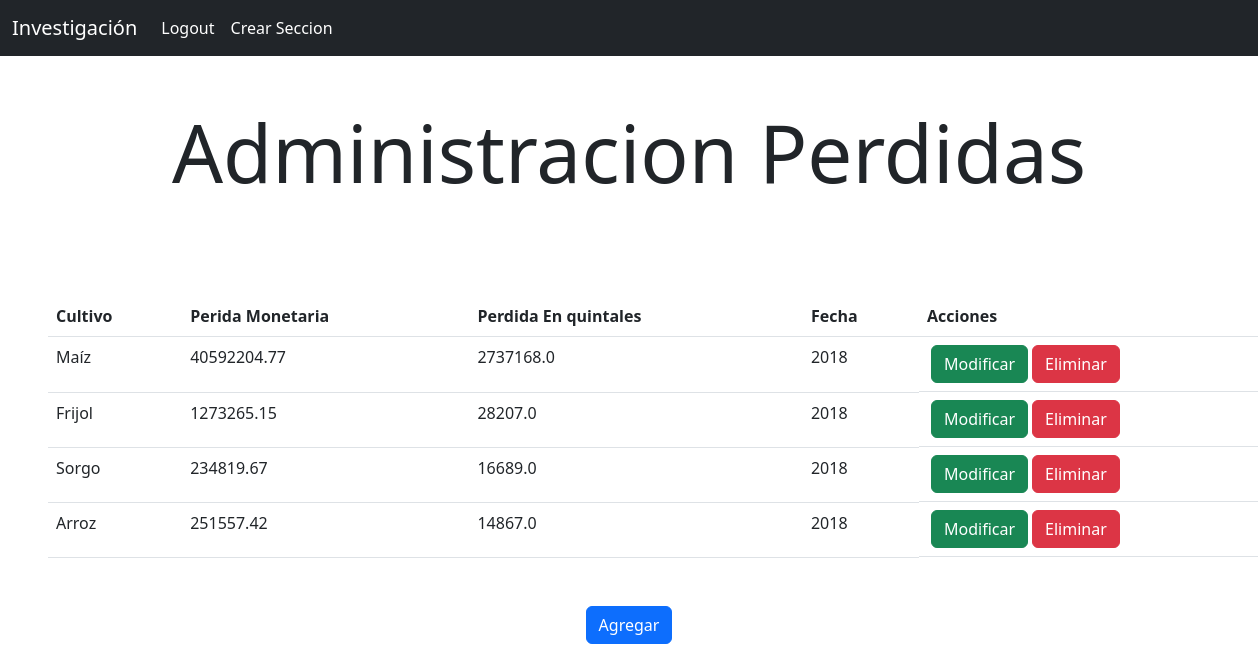
The app's page /ver/perdidas/ (signed in) with its own data.
### blog/models.py (models this page shows, shortened)
class perdida(models.Model):
    idPerdida = AutoField(primary_key=True)
    cantidadGrano = FloatField()
    cantidadMonetaria = FloatField()
    fechaPerdida = DateField()
    cultivo = models.ForeignKey(cultivo, null=False, on_delete=models.CASCADE)

class cultivo(models.Model):
    idCultivo = AutoField(primary_key=True)
    nombre = CharField(max_length=25)

### blog/views.py (the view)
# urls.py: path('ver/perdidas/',views.ver_perdidas, name='perdidas'),
@login_required
def ver_perdidas(request):
    per = perdida.objects.all()
    cul = cultivo.objects.all()
    return render(request, 'perdidas.html', {
        'perdida': per,
        'cultivo': cul
    })

### blog/templates/perdidas.html (shortened to what this page needs)
{% extends 'base.html' %}
{% block content %}
<h1 class="text-center display-1 mx-5 py-5">Administracion Perdidas</h1>
<table class="table mx-5 py-5 my-5">
    <thead>
        <tr>
            <th>Cultivo</th>
            <th>Perida Monetaria</th>
            <th>Perdida En quintales</th>
            <th>Fecha</th>
            <th>Acciones</th>
        </tr>
    </thead>
    <tbody>
    {% for per in perdida %}
    <tr>
        <td>{{per.cultivo.nombre}}</td>
        <td>{{per.cantidadMonetaria}}</td>
        <td>{{per.cantidadGrano}}</td>
        <td>{{per.fechaPerdida.year}}</td>
        <td class="d-flex">
            <form action="{% url 'editar_perdida' per.idPerdida %}" class="px-1">
                <button class="btn btn-success">Modificar</button>
            </form>
            <form action="{% url 'borrar_perdida' per.idPerdida %}" method="POST">
                <button class="btn btn-danger">Eliminar</button>
            </form>
        </td>
    </tr>
    {% endfor %}
    </tbody>
</table>
<div class="col-md-4 mx-auto text-center ">
    <a href="/crear/perdida/" class="btn btn-primary text-center">Agregar</a>
</div>
{% endblock %}

### records on screen
perdida: cultivo.nombre "Maíz", cantidadMonetaria "40592204.77", cantidadGrano "2737168.0", fechaPerdida.year "2018"
perdida: cultivo.nombre "Frijol", cantidadMonetaria "1273265.15", cantidadGrano "28207.0", fechaPerdida.year "2018"
perdida: cultivo.nombre "Sorgo", cantidadMonetaria "234819.67", cantidadGrano "16689.0", fechaPerdida.year "2018"
perdida: cultivo.nombre "Arroz", cantidadMonetaria "251557.42", cantidadGrano "14867.0", fechaPerdida.year "2018"
